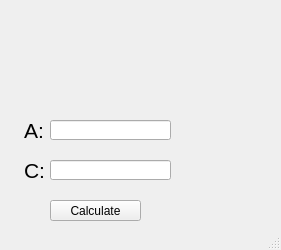
<?xml version="1.0" encoding="UTF-8"?>
<ui version="4.0">
 <class>MainWindow</class>
 <widget class="QMainWindow" name="MainWindow">
  <property name="geometry">
   <rect>
    <x>0</x>
    <y>0</y>
    <width>281</width>
    <height>250</height>
   </rect>
  </property>
  <property name="windowTitle">
   <string>MainWindow</string>
  </property>
  <widget class="QWidget" name="centralwidget">
   <widget class="QLineEdit" name="lineEdit">
    <property name="geometry">
     <rect>
      <x>50</x>
      <y>160</y>
      <width>121</width>
      <height>20</height>
     </rect>
    </property>
   </widget>
   <widget class="QLineEdit" name="lineEdit_2">
    <property name="geometry">
     <rect>
      <x>50</x>
      <y>120</y>
      <width>121</width>
      <height>20</height>
     </rect>
    </property>
   </widget>
   <widget class="QLabel" name="label">
    <property name="geometry">
     <rect>
      <x>24</x>
      <y>120</y>
      <width>31</width>
      <height>20</height>
     </rect>
    </property>
    <property name="font">
     <font>
      <pointsize>16</pointsize>
     </font>
    </property>
    <property name="text">
     <string>A:</string>
    </property>
   </widget>
   <widget class="QLabel" name="label_2">
    <property name="geometry">
     <rect>
      <x>24</x>
      <y>160</y>
      <width>31</width>
      <height>21</height>
     </rect>
    </property>
    <property name="font">
     <font>
      <pointsize>16</pointsize>
     </font>
    </property>
    <property name="text">
     <string>C:</string>
    </property>
   </widget>
   <widget class="QPushButton" name="pushButton">
    <property name="geometry">
     <rect>
      <x>50</x>
      <y>200</y>
      <width>91</width>
      <height>21</height>
     </rect>
    </property>
    <property name="text">
     <string>Calculate</string>
    </property>
   </widget>
  </widget>
  <widget class="QStatusBar" name="statusbar"/>
 </widget>
 <resources/>
 <connections/>
</ui>
